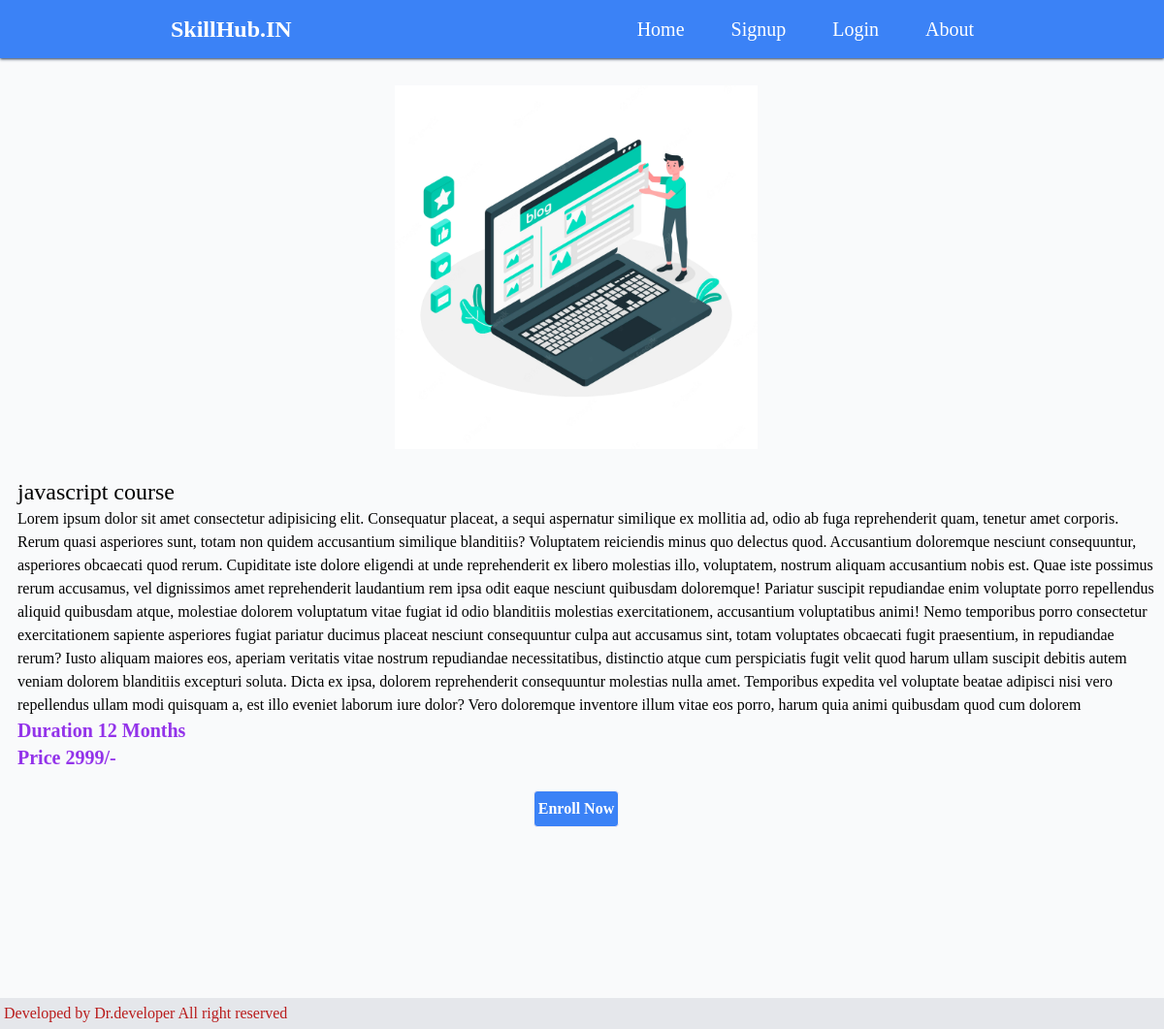
Screenshot of /update/2 with the database file from the repository.
### blog/models.py (models this page shows, shortened)
class Blog(models.Model):
    course_img=models.ImageField(upload_to='courseimg')
    course_name=models.CharField(max_length=100)
    course_des=models.TextField()
    course_duration=models.PositiveIntegerField()
    course_price=models.PositiveIntegerField()

### blog/views.py (the view)
# urls.py: path('update/<int:id>',views.detail,name='detail'),
def detail(request, id):
    blog=Blog.objects.filter(pk=id)
    return render(request,'pages/detail.html',{'blog':blog})

### blog/templates/pages/detail.html (shortened to what this page needs)
{% extends 'base.html' %}
{% load static %}
{% block content %}
{% for blogs in blog %}
<div class="flex items-center  justify-evenly ml-2 m-5 flex-col md:flex-col ">
    <div class=" flex justify-center object-contain h-1/2 md:w-1/3 p-2 w-full hover:shadow-2xl duration-500">
       <img class=" text-center" src="{{blogs.course_img.url}}" alt="">
    </div>
    <div class="w-full ml-5 mt-5">
        <h1 class="text-2xl font-medium w-full">{{blogs.course_name}} </h1>
        <p class="">{{blogs.course_des}} </p>
        <h1 class="text-xl md:font-semibold text-purple-600">Duration {{blogs.course_duration}} Months</h1>
        <h1 class="text-xl md:font-semibold text-purple-600">Price {{blogs.course_price}}/-</h1>
    </div>
    <div>
        <form action="/enroll_now">
        <Button class="mt-5 py-1.5 bg-blue-500 rounded p-1 border border-red-50 hover:shadow-lg text-white font-semibold duration-300" type="submit"> Enroll Now</Button>
        </form>
    </div>
</div>
{% endfor %}
{% endblock content %}

### rows the page displays
Blog: course_img (picture), course_name "javascript course", course_des "Lorem ipsum dolor sit amet consectetur adipisicing elit. Consequatur placeat, a sequi aspernatur similique ex mollitia ad, odio ab fuga reprehenderit quam, tenetur amet corporis. Rerum quasi asperiores sunt, totam non quidem accusantium similique blanditiis? Voluptatem reiciendis minus quo delectus quod. Accusantium doloremque nesciunt consequuntur, asperiores obcaecati quod rerum. Cupiditate iste dolore eligendi at unde reprehenderit ex libero molestias illo, voluptatem, nostrum aliquam accusantium nobis est. Quae iste possimus rerum accusamus, vel dignissimos amet reprehenderit laudantium rem ipsa odit eaque nesciunt quibusdam doloremque! Pariatur suscipit repudiandae enim voluptate porro…", course_duration "12", course_price "2999"
